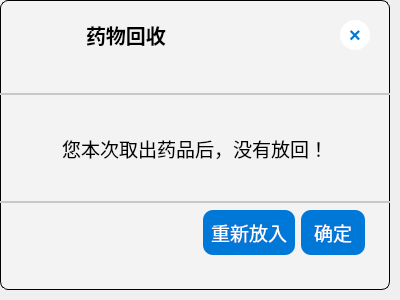
<?xml version="1.0" encoding="UTF-8"?>
<ui version="4.0">
 <class>dialog_fetch_nomed</class>
 <widget class="QDialog" name="dialog_fetch_nomed">
  <property name="geometry">
   <rect>
    <x>0</x>
    <y>0</y>
    <width>400</width>
    <height>300</height>
   </rect>
  </property>
  <property name="windowTitle">
   <string>Dialog</string>
  </property>
  <layout class="QVBoxLayout" name="verticalLayout">
   <property name="leftMargin">
    <number>0</number>
   </property>
   <property name="topMargin">
    <number>0</number>
   </property>
   <property name="rightMargin">
    <number>10</number>
   </property>
   <property name="bottomMargin">
    <number>10</number>
   </property>
   <item>
    <widget class="QWidget" name="widget" native="true">
     <property name="styleSheet">
      <string notr="true">#widget{
background-color: rgb(243, 243, 243);
border-radius: 8px;
border: 1px solid
}</string>
     </property>
     <layout class="QVBoxLayout" name="verticalLayout_2" stretch="1,2,1">
      <property name="spacing">
       <number>0</number>
      </property>
      <property name="leftMargin">
       <number>0</number>
      </property>
      <property name="topMargin">
       <number>0</number>
      </property>
      <property name="rightMargin">
       <number>0</number>
      </property>
      <property name="bottomMargin">
       <number>0</number>
      </property>
      <item>
       <widget class="QWidget" name="widget_2" native="true">
        <property name="styleSheet">
         <string notr="true">#widget_2
{
	border-bottom: 2px solid rgb(200, 200, 200);
}</string>
        </property>
        <layout class="QHBoxLayout" name="horizontalLayout" stretch="0,0,0">
         <property name="leftMargin">
          <number>0</number>
         </property>
         <property name="topMargin">
          <number>0</number>
         </property>
         <property name="rightMargin">
          <number>20</number>
         </property>
         <property name="bottomMargin">
          <number>25</number>
         </property>
         <item>
          <widget class="QLabel" name="label">
           <property name="sizePolicy">
            <sizepolicy hsizetype="Ignored" vsizetype="Ignored">
             <horstretch>0</horstretch>
             <verstretch>0</verstretch>
            </sizepolicy>
           </property>
           <property name="styleSheet">
            <string notr="true">min-width:     70px;     
min-height:    70px;     
max-width:     70px;    
max-height:    70px;   </string>
           </property>
           <property name="text">
            <string/>
           </property>
           <property name="pixmap">
            <pixmap resource="images.qrc">:/images/clock.png</pixmap>
           </property>
           <property name="scaledContents">
            <bool>true</bool>
           </property>
           <property name="alignment">
            <set>Qt::AlignCenter</set>
           </property>
          </widget>
         </item>
         <item>
          <widget class="QLabel" name="title">
           <property name="font">
            <font>
             <family>微软雅黑</family>
             <pointsize>15</pointsize>
             <bold>true</bold>
            </font>
           </property>
           <property name="text">
            <string>药物回收</string>
           </property>
           <property name="indent">
            <number>10</number>
           </property>
          </widget>
         </item>
         <item>
          <widget class="QToolButton" name="close">
           <property name="styleSheet">
            <string notr="true">QToolButton {
    background-color: white;
    color: #0078d7;
    border: none;
    border-radius: 15px;
    font-size: 20px;
    font-weight: bold;
    min-width: 30px;
    min-height: 30px;
    max-width: 30px;
    max-height: 30px;
}
QToolButton:hover {
    background-color: #f0f8ff;
}
QToolButton:pressed {
    background-color: #e0f0ff;
}</string>
           </property>
           <property name="text">
            <string>×</string>
           </property>
          </widget>
         </item>
        </layout>
       </widget>
      </item>
      <item>
       <widget class="QWidget" name="widget_4" native="true">
        <layout class="QHBoxLayout" name="horizontalLayout_2">
         <item>
          <widget class="QLabel" name="content">
           <property name="font">
            <font>
             <pointsize>14</pointsize>
            </font>
           </property>
           <property name="text">
            <string>您本次取出药品后，没有放回！</string>
           </property>
           <property name="alignment">
            <set>Qt::AlignCenter</set>
           </property>
           <property name="wordWrap">
            <bool>true</bool>
           </property>
          </widget>
         </item>
        </layout>
       </widget>
      </item>
      <item>
       <widget class="QWidget" name="widget_3" native="true">
        <property name="font">
         <font>
          <pointsize>14</pointsize>
         </font>
        </property>
        <property name="styleSheet">
         <string notr="true">#widget_3
{
	border-top: 2px solid rgb(200, 200, 200);
}</string>
        </property>
        <layout class="QHBoxLayout" name="horizontalLayout_3" stretch="3,1,1">
         <property name="rightMargin">
          <number>25</number>
         </property>
         <property name="bottomMargin">
          <number>35</number>
         </property>
         <item>
          <spacer name="horizontalSpacer">
           <property name="orientation">
            <enum>Qt::Horizontal</enum>
           </property>
           <property name="sizeHint" stdset="0">
            <size>
             <width>427</width>
             <height>20</height>
            </size>
           </property>
          </spacer>
         </item>
         <item>
          <widget class="QPushButton" name="again">
           <property name="sizePolicy">
            <sizepolicy hsizetype="Preferred" vsizetype="Fixed">
             <horstretch>0</horstretch>
             <verstretch>0</verstretch>
            </sizepolicy>
           </property>
           <property name="font">
            <font>
             <family>微软雅黑</family>
             <pointsize>14</pointsize>
            </font>
           </property>
           <property name="styleSheet">
            <string notr="true">QPushButton {
    background-color: #0078d7;
    color: white;
    border-radius: 10px;
    border: none;
    padding: 8px 8px;
}

QPushButton:hover {
    background-color: #106ebe;
}

QPushButton:pressed {
    background-color: #005a9e;
}</string>
           </property>
           <property name="text">
            <string>重新放入</string>
           </property>
          </widget>
         </item>
         <item>
          <widget class="QPushButton" name="confirm">
           <property name="sizePolicy">
            <sizepolicy hsizetype="Preferred" vsizetype="Fixed">
             <horstretch>0</horstretch>
             <verstretch>0</verstretch>
            </sizepolicy>
           </property>
           <property name="font">
            <font>
             <family>微软雅黑</family>
             <pointsize>14</pointsize>
            </font>
           </property>
           <property name="styleSheet">
            <string notr="true">QPushButton {
    background-color: #0078d7;
    color: white;
    border-radius: 10px;
    border: none;
    padding: 8px 8px;
}

QPushButton:hover {
    background-color: #106ebe;
}

QPushButton:pressed {
    background-color: #005a9e;
}</string>
           </property>
           <property name="text">
            <string>确定</string>
           </property>
          </widget>
         </item>
        </layout>
       </widget>
      </item>
     </layout>
    </widget>
   </item>
  </layout>
 </widget>
 <resources>
  <include location="images.qrc"/>
 </resources>
 <connections/>
</ui>
